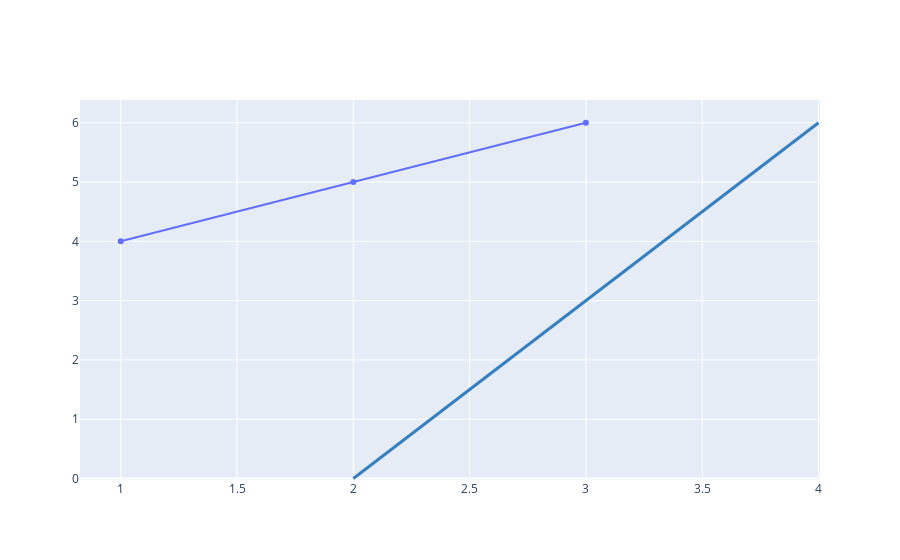

The cell this chart's notebook holds for it:
### Code cell
import plotly.graph_objs as go

# Create a trace for your data
trace = go.Scatter(
    x=[1, 2, 3],
    y=[4, 5, 6]
)

# Create a layout with shapes
layout = go.Layout(
    shapes=[
        {
            'type': 'line',
            'x0': 2,
            'y0': 0,
            'x1': 4,
            'y1': 6,
            'line': {
                'color': 'rgb(55, 128, 191)',
                'width': 3,
            },
        }
    ]
)

# Create a figure with the trace and layout
fig = go.Figure(data=[trace], layout=layout)

# Show the figure
fig.show()

### Figure 1 — Plotly figure (JSON) as saved in the notebook; plotly's stock layout.template omitted (floating-point values rounded to 4 significant figures)
{"data": [{"type": "scatter", "x": [1, 2, 3], "y": [4, 5, 6]}], "layout": {"shapes": [{"line": {"color": "rgb(55, 128, 191)", "width": 3}, "type": "line", "x0": 2, "x1": 4, "y0": 0, "y1": 6}]}}
